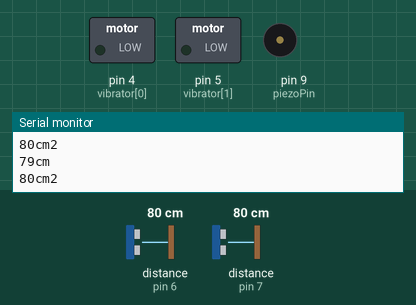
Recording of a sketch running on a simulated Arduino Uno, built with avr-gcc and run on an emulated ATmega328P. Shown: switched loads named in the sketch (green lamp = pin HIGH), buzzer (waves = sounding), the last lines printed to the serial monitor. Wiring (inferred from the names in the program): 2 × ultrasonic range finder: trigger pin 6, echo pin 6 / trigger pin 7, echo pin 7. Dashed ring = blinking. The inputs (shaded band) are chosen by the test bench; at power-on: distance to the obstacle (sensors on pin 6, pin 7) 80 cm. The echo pulse lasts 58.3 µs per cm.

Above: at 1.2 s.
1.3 s: distance to the obstacle (sensor on pin 6) set to 61 cm
4.3 s: distance to the obstacle (sensor on pin 6) set to 53 cm
At 4.5 s:
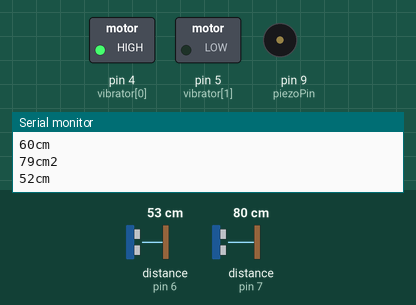
7.3 s: distance to the obstacle (sensor on pin 7) set to 58 cm
10.3 s: distance to the obstacle (sensor on pin 7) set to 50 cm
At 10.83 s:
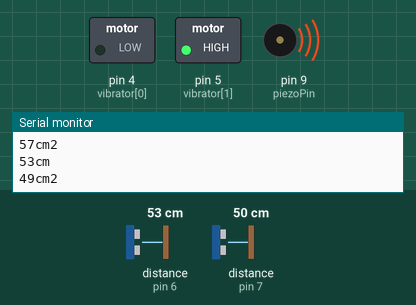
13.3 s: distance to the obstacle (sensor on pin 7) set to 2 cm
16.3 s: distance to the obstacle (sensor on pin 6) set to 250 cm
At 20.24 s:
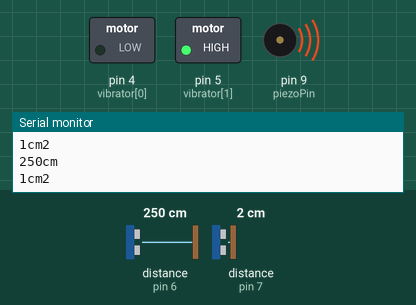
Timing chart, 0 to 20.3 s (numbered marks = the images above; inputs shaded):
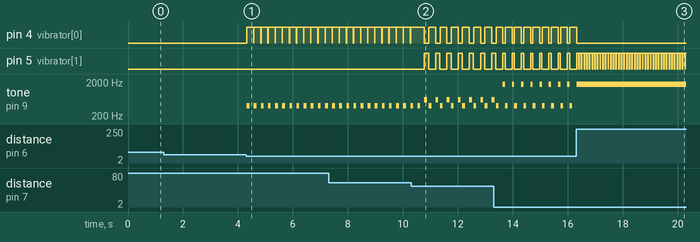

The sketch:

handvibratesoundclose.ino
```cpp
int piezoPin = 9; //pin location for piezo element
unsigned long echo = 0; //pulse input for ultrasonic sensors
unsigned long pingValue[] = {//distance in cm
 0,0};
int ultraSoundSignal[] = {//pin locations for ultrasonic sensors (two)
 6,7};
 int vibrator[] = {//pin locations for vibration motors (two)
 4,5};


void setup() //turns on all input and output
{
 Serial.begin(9600);
 pinMode(piezoPin, OUTPUT);
 for(int i=0; i<2; i++)
 {
   pinMode(ultraSoundSignal[i],OUTPUT);
   pinMode(vibrator[i],OUTPUT);
 }


}
void ping(){
 for(int i=0; i<2; i++)
 {
   pinMode(ultraSoundSignal[i], OUTPUT); // Switch signalpin to output
   digitalWrite(ultraSoundSignal[i], LOW); // Send low pulse
   delayMicroseconds(2); // Wait for 2 microseconds
   digitalWrite(ultraSoundSignal[i], HIGH); // Send high pulse
   delayMicroseconds(5); // Wait for 5 microseconds
   digitalWrite(ultraSoundSignal[i], LOW); // Holdoff
   pinMode(ultraSoundSignal[i], INPUT); // Switch signalpin to input
   digitalWrite(ultraSoundSignal[i], HIGH); // Turn on pullup resistor
   echo = pulseIn(ultraSoundSignal[i], HIGH, 38000);
   pingValue[i] = (echo / 58.138) ; //convert to CM, add *.39 for inches
 }

}
void loop()
{
 ping();//calibrates the ultrasonic sensors
//prints length information to serial monitor
 Serial.print(pingValue[0]);
 Serial.print("cm");
 Serial.println();
 vibrate(pingValue[0],0);

 Serial.print(pingValue[1]);
 Serial.print("cm2");
 Serial.println();
 vibrate(pingValue[1],1);
}

void vibrate(long cm, int index){
if (cm<55){
 if(cm>50){

   tone(9, 400, 100); //(pin, tone, duration)
    digitalWrite(vibrator[index], HIGH);
   delay(250);
   digitalWrite(vibrator[index], LOW);
 }

else if(cm>25){
      tone(9, 600, 100); //(pin, tone, duration)
      digitalWrite(vibrator[index], HIGH);
   delay(150);
   digitalWrite(vibrator[index], LOW);
   }
else if(cm>15){
      tone(9, 2100, 100);
       digitalWrite(vibrator[index], HIGH);
   delay(150);
   digitalWrite(vibrator[index], LOW);
   }
else if(cm>5){
     tone(9,1700, 100);
      digitalWrite(vibrator[index], HIGH);
   delay(100);
   digitalWrite(vibrator[index], LOW);
   }
   else{
    tone(9,1700, 100);
     digitalWrite(vibrator[index], HIGH);
   delay(80);
   digitalWrite(vibrator[index], LOW);
   }


//   vibrationWait=100;
//   thresh[index]=false;

}
}
```

Measured:
- the behaviour switches between 56 and 55 cm on distance to the obstacle (sensor on pin 6) (found by bisection; images 0 and 1)
- the behaviour switches between 56 and 55 cm on distance to the obstacle (sensor on pin 7) (found by bisection; images 1 and 2)
- after the input at 4.3 s, pin 4 (vibrator[0]): alternates HIGH for 0.25 s and LOW for 0.01 s, starting at once; tone on pin 9 (piezoPin): alternates 400 Hz for 0.10 s and silent for 0.16 s, starting at once
- after the input at 10.3 s, pin 4 (vibrator[0]): alternates HIGH for 0.25 s and LOW for 0.16 s, starting after 0.49 s; pin 5 (vibrator[1]): alternates HIGH for 0.15 s and LOW for 0.26 s, starting after 0.49 s
- after the input at 16.3 s, pin 4 (vibrator[0]): goes on until 16.3 s, then stays LOW; pin 5 (vibrator[1]): alternates HIGH for 0.08 s and LOW for 0.02 s, starting after 0.12 s; tone on pin 9 (piezoPin): goes on until 16.3 s, then stays 1700 Hz
